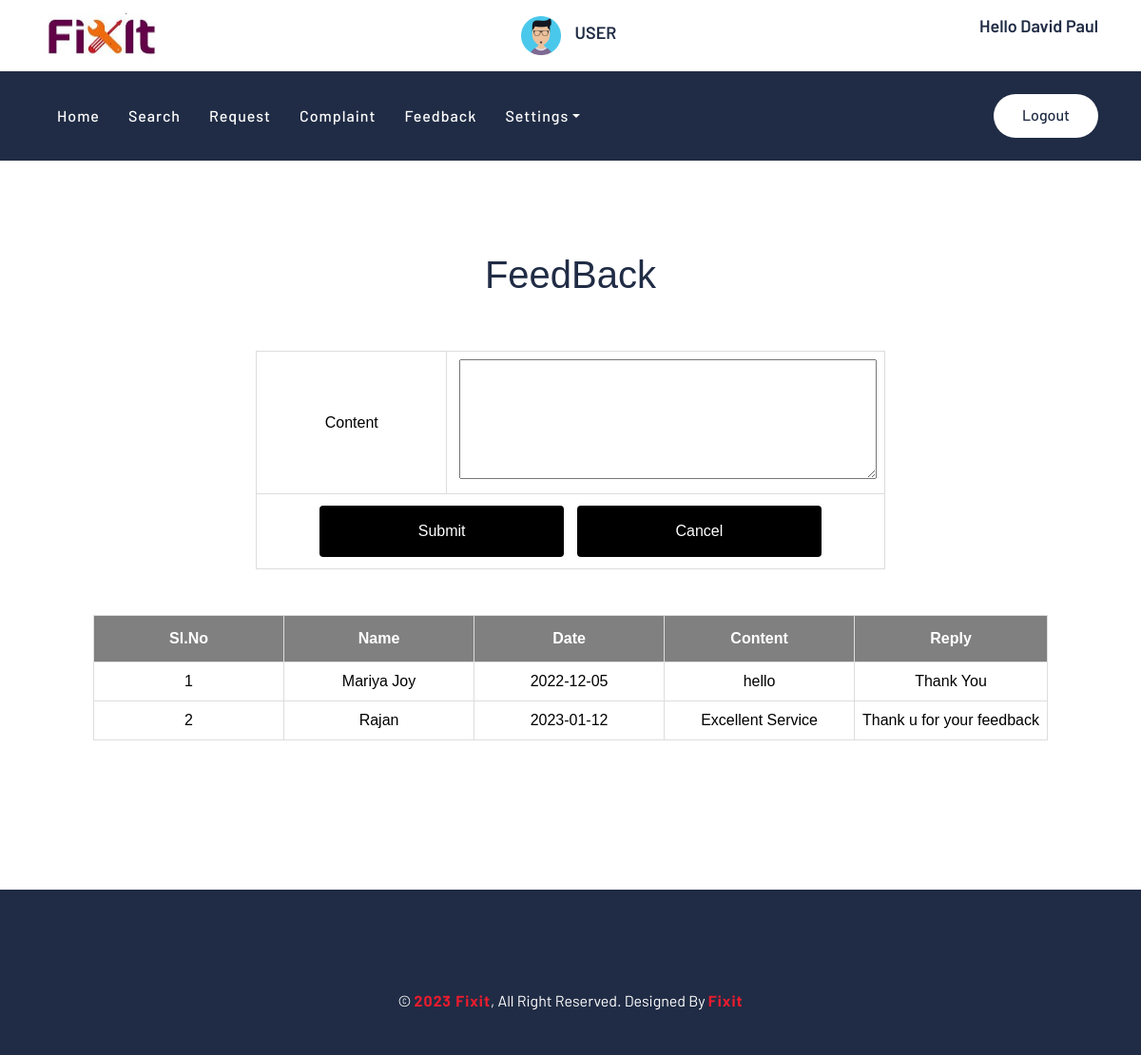
The page /Project/User/Feedback.php (signed in) on the database its author committed.
### tables this page shows
CREATE TABLE `tbl_feedback` (
  `feedback_id` int(11) NOT NULL,
  `feedback_content` varchar(40) NOT NULL,
  `feedback_date` date NOT NULL,
  `feedback_reply` varchar(40) NOT NULL DEFAULT 'Waiting',
  `user_id` int(11) NOT NULL
);

CREATE TABLE `tbl_user` (
  `user_id` int(11) NOT NULL,
  `user_name` varchar(30) NOT NULL,
  `user_contact` varchar(10) NOT NULL,
  `user_email` varchar(50) NOT NULL,
  `user_gender` varchar(10) NOT NULL,
  `user_address` varchar(100) NOT NULL,
  `user_dob` date NOT NULL,
  `place_id` int(11) NOT NULL,
  `user_photo` varchar(30) NOT NULL,
  `user_password` varchar(20) NOT NULL,
  `user_doj` varchar(50) NOT NULL
);

### Project/User/Feedback.php (the view, shortened to what this page needs)
<?php
include("Head.php");
include("../Assets/Connection/Connection.php");
?>
<!DOCTYPE html PUBLIC "-//W3C//DTD XHTML 1.0 Transitional//EN" "http://www.w3.org/TR/xhtml1/DTD/xhtml1-transitional.dtd">
<html xmlns="http://www.w3.org/1999/xhtml">
<head>
</head>
<body>
<div id="tab">
<h1 align="center">FeedBack</h1><br /><br />
  <form id="form1" name="form1" method="post" action="">
  <table align="center" border="1" cellpadding="10">
    <tr align="center">
      <td>Content</td>
      <td><label for="txt_content"></label>
      <textarea name="txt_content" id="txt_content" cols="45" rows="5"></textarea></td>
    </tr>
    <tr align="center">
      <td colspan="2"><div align="center">
        <input type="submit" name="btn_submit" id="btn_submit" value="Submit" />&nbsp;&nbsp;
         <input type="reset" name="btn_reset" id="btn_reset" value="Cancel" />
      </div></td>
    </tr>
  </table>
  <br /><br />
  <table align="center" border="1" cellpadding="10">
    <tr align="center">
      <th>Sl.No</th>
       <th>Name</th>
        <th>Date</th>
      <th>Content</th>
      <th>Reply</th>
    </tr>
    <?php
	$selqry="select * from tbl_feedback f inner join tbl_user u on u.user_id=f.user_id";
	$res=$conn->query($selqry);
	$i=0;
	while($row=$res->fetch_assoc())
	{
		$i++;
		?>
        <tr align="center">
      <td><?php echo $i;?></td>
       <td><?php echo $row["user_name"] ?></td>
       <td><?php echo $row["feedback_date"] ?></td>
      <td><?php echo $row["feedback_content"] ?></td>
      <td><?php echo $row["feedback_reply"] ?></td>
    </tr>
    <?php
	}
	?>
  </table>
  <p>&nbsp;</p>
</form>
</div>
</body>
<?php
include("Foot.php");
?>
</html>

### Project/Assets/Templates/Main/css/style.css (style rules this page uses)
body { color: #444444; font-weight: 400; background: #ffffff; font-family: 'Barlow', sans-serif; }
h1, h2, h3, h4, h5, h6 { color: #202C45; }

### Project/Assets/Templates/form.css (style rules this page uses)
#tab { font-family: "Trebuchet MS", Arial, Helvetica, sans-serif; border-collapse: collapse; width: 100%; }
#tab td, #tab th { border: 1px solid #ddd; padding: 8px; color: black; text-align:center; min-width:200px; }
#tab th { padding-top: 12px; padding-bottom: 12px; text-align:center; background-color: gray; color: white; alignment-adjust:central; }
input[type=submit] { width: 40%; background-color: black; color: white; padding: 15px; margin: 4px 0; border: none; border-radius: 4px; cursor: pointer; }
input[type=reset] { width: 40%; background-color: black; color: white; padding: 15px; margin: 4px 0; border: none; border-radius: 4px; cursor: pointer; }

### rows shown on the page
tbl_feedback: user.user_name "Mariya Joy", feedback_date "2022-12-05", feedback_content "hello", feedback_reply "Thank You"
tbl_feedback: user.user_name "Rajan", feedback_date "2023-01-12", feedback_content "Excellent Service", feedback_reply "Thank u for your feedback"

### other values the page prints
$_SESSION["uname"] "David Paul"
